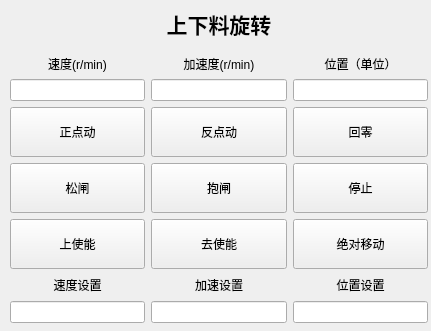
  <widget class="QWidget" name="widget_3" native="true">
   <property name="geometry">
    <rect>
     <x>900</x>
     <y>10</y>
     <width>431</width>
     <height>331</height>
    </rect>
   </property>
   <property name="styleSheet">
    <string notr="true">#widget_3{
 border: 1px solid #ccc;
}</string>
   </property>
   <widget class="QWidget" name="layoutWidget_3">
    <property name="geometry">
     <rect>
      <x>10</x>
      <y>0</y>
      <width>418</width>
      <height>323</height>
     </rect>
    </property>
    <layout class="QVBoxLayout" name="verticalLayout_17">
     <item>
      <widget class="QLabel" name="label_15">
       <property name="font">
        <font>
         <pointsize>16</pointsize>
         <bold>true</bold>
        </font>
       </property>
       <property name="text">
        <string>上下料旋转</string>
       </property>
       <property name="alignment">
        <set>Qt::AlignmentFlag::AlignCenter</set>
       </property>
      </widget>
     </item>
     <item>
      <layout class="QHBoxLayout" name="horizontalLayout_11">
       <item>
        <layout class="QVBoxLayout" name="verticalLayout_18">
         <property name="leftMargin">
          <number>0</number>
         </property>
         <item>
          <widget class="QLabel" name="label_16">
           <property name="text">
            <string>速度(r/min)</string>
           </property>
           <property name="alignment">
            <set>Qt::AlignmentFlag::AlignCenter</set>
           </property>
          </widget>
         </item>
         <item>
          <widget class="QLineEdit" name="lineEdit_14">
           <property name="text">
            <string/>
           </property>
           <property name="readOnly">
            <bool>true</bool>
           </property>
          </widget>
         </item>
        </layout>
       </item>
       <item>
        <layout class="QVBoxLayout" name="verticalLayout_19">
         <item>
          <widget class="QLabel" name="label_17">
           <property name="text">
            <string>加速度(r/min)</string>
           </property>
           <property name="alignment">
            <set>Qt::AlignmentFlag::AlignCenter</set>
           </property>
          </widget>
         </item>
         <item>
          <widget class="QLineEdit" name="lineEdit_15">
           <property name="text">
            <string/>
           </property>
           <property name="readOnly">
            <bool>true</bool>
           </property>
          </widget>
         </item>
        </layout>
       </item>
       <item>
        <layout class="QVBoxLayout" name="verticalLayout_20">
         <item>
          <widget class="QLabel" name="label_18">
           <property name="text">
            <string>位置（单位）</string>
           </property>
           <property name="alignment">
            <set>Qt::AlignmentFlag::AlignCenter</set>
           </property>
          </widget>
         </item>
         <item>
          <widget class="QLineEdit" name="lineEdit_16">
           <property name="text">
            <string/>
           </property>
           <property name="readOnly">
            <bool>true</bool>
           </property>
          </widget>
         </item>
        </layout>
       </item>
      </layout>
     </item>
     <item>
      <layout class="QVBoxLayout" name="verticalLayout_21">
       <item>
        <layout class="QHBoxLayout" name="horizontalLayout_12">
         <item>
          <widget class="QPushButton" name="pushButton_19">
           <property name="minimumSize">
            <size>
             <width>50</width>
             <height>50</height>
            </size>
           </property>
           <property name="text">
            <string>正点动</string>
           </property>
          </widget>
         </item>
         <item>
          <widget class="QPushButton" name="pushButton_20">
           <property name="minimumSize">
            <size>
             <width>50</width>
             <height>50</height>
            </size>
           </property>
           <property name="text">
            <string>反点动</string>
           </property>
          </widget>
         </item>
         <item>
          <widget class="QPushButton" name="pushButton_21">
           <property name="minimumSize">
            <size>
             <width>50</width>
             <height>50</height>
            </size>
           </property>
           <property name="text">
            <string>回零</string>
           </property>
          </widget>
         </item>
        </layout>
       </item>
       <item>
        <layout class="QHBoxLayout" name="horizontalLayout_13">
         <item>
          <widget class="QPushButton" name="pushButton_22">
           <property name="minimumSize">
            <size>
             <width>50</width>
             <height>50</height>
            </size>
           </property>
           <property name="text">
            <string>松闸</string>
           </property>
          </widget>
         </item>
         <item>
          <widget class="QPushButton" name="pushButton_23">
           <property name="minimumSize">
            <size>
             <width>50</width>
             <height>50</height>
            </size>
           </property>
           <property name="text">
            <string>抱闸</string>
           </property>
          </widget>
         </item>
         <item>
          <widget class="QPushButton" name="pushButton_24">
           <property name="minimumSize">
            <size>
             <width>50</width>
             <height>50</height>
            </size>
           </property>
           <property name="text">
            <string>停止</string>
           </property>
          </widget>
         </item>
        </layout>
       </item>
       <item>
        <layout class="QHBoxLayout" name="horizontalLayout_14">
         <item>
          <widget class="QPushButton" name="pushButton_25">
           <property name="minimumSize">
            <size>
             <width>50</width>
             <height>50</height>
            </size>
           </property>
           <property name="text">
            <string>上使能</string>
           </property>
          </widget>
         </item>
         <item>
          <widget class="QPushButton" name="pushButton_26">
           <property name="minimumSize">
            <size>
             <width>50</width>
             <height>50</height>
            </size>
           </property>
           <property name="text">
            <string>去使能</string>
           </property>
          </widget>
         </item>
         <item>
          <widget class="QPushButton" name="pushButton_27">
           <property name="minimumSize">
            <size>
             <width>50</width>
             <height>50</height>
            </size>
           </property>
           <property name="text">
            <string>绝对移动</string>
           </property>
          </widget>
         </item>
        </layout>
       </item>
      </layout>
     </item>
     <item>
      <layout class="QHBoxLayout" name="horizontalLayout_15">
       <item>
        <layout class="QVBoxLayout" name="verticalLayout_22">
         <item>
          <widget class="QLabel" name="label_19">
           <property name="text">
            <string>速度设置</string>
           </property>
           <property name="alignment">
            <set>Qt::AlignmentFlag::AlignCenter</set>
           </property>
          </widget>
         </item>
         <item>
          <widget class="QLineEdit" name="lineEdit_17">
           <property name="text">
            <string/>
           </property>
           <property name="alignment">
            <set>Qt::AlignmentFlag::AlignCenter</set>
           </property>
          </widget>
         </item>
        </layout>
       </item>
       <item>
        <layout class="QVBoxLayout" name="verticalLayout_23">
         <item>
          <widget class="QLabel" name="label_20">
           <property name="text">
            <string>加速设置</string>
           </property>
           <property name="alignment">
            <set>Qt::AlignmentFlag::AlignCenter</set>
           </property>
          </widget>
         </item>
         <item>
          <widget class="QLineEdit" name="lineEdit_18">
           <property name="text">
            <string/>
           </property>
           <property name="alignment">
            <set>Qt::AlignmentFlag::AlignCenter</set>
           </property>
          </widget>
         </item>
        </layout>
       </item>
       <item>
        <layout class="QVBoxLayout" name="verticalLayout_24">
         <item>
          <widget class="QLabel" name="label_21">
           <property name="text">
            <string>位置设置</string>
           </property>
           <property name="alignment">
            <set>Qt::AlignmentFlag::AlignCenter</set>
           </property>
          </widget>
         </item>
         <item>
          <widget class="QLineEdit" name="lineEdit_19">
           <property name="text">
            <string/>
           </property>
           <property name="alignment">
            <set>Qt::AlignmentFlag::AlignCenter</set>
           </property>
          </widget>
         </item>
        </layout>
       </item>
      </layout>
     </item>
    </layout>
   </widget>
  </widget>
